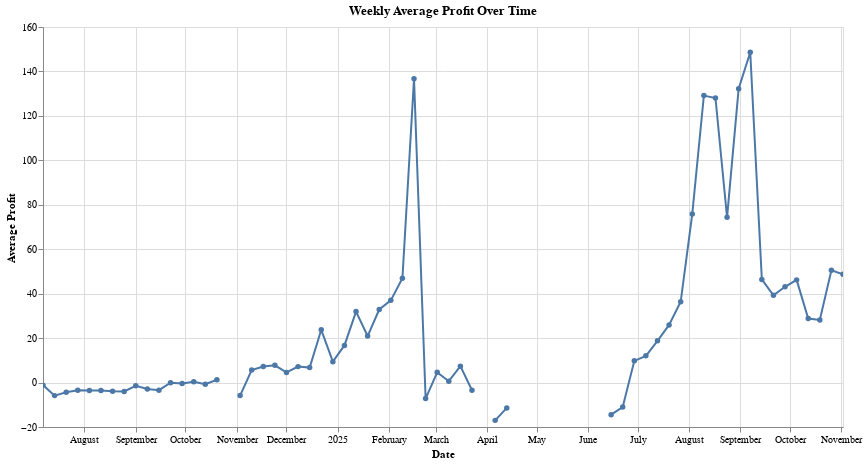

The notebook cell saved with this chart:
### Markdown cell above
### EDA

### Code cell
# Compute profit column if not already present
if 'profit' not in kw_df.columns:
    kw_df['profit'] = kw_df['Conv. value'] - kw_df['Cost']

# Resample to weekly average profit
# We reset_index() to make 'Day' a column again for Altair
weekly_profit = kw_df.set_index('Day').resample('W')['profit'].mean().reset_index()

# Create the interactive chart
chart = alt.Chart(weekly_profit).mark_line(point=True).encode(
    x=alt.X('Day', title='Date'),
    y=alt.Y('profit', title='Average Profit'),
    tooltip=[
        alt.Tooltip('Day', title='Date', format='%Y-%m-%d'),
        alt.Tooltip('profit', title='Average Profit', format='.2f')
    ]
).properties(
    title='Weekly Average Profit Over Time',
    width=800,
    height=400
).interactive()

chart

### Figure 1 — Vega-Lite specification as saved in the notebook (floating-point values rounded to 4 significant figures)
{"config": {"view": {"continuousWidth": 300, "continuousHeight": 300}}, "data": {"name": "data-9fde93fb3cbacb8f1917f505d08a2e9b"}, "mark": {"type": "line", "point": true}, "encoding": {"tooltip": [{"field": "Day", "format": "%Y-%m-%d", "title": "Date", "type": "temporal"}, {"field": "profit", "format": ".2f", "title": "Average Profit", "type": "quantitative"}], "x": {"field": "Day", "title": "Date", "type": "temporal"}, "y": {"field": "profit", "title": "Average Profit", "type": "quantitative"}}, "height": 400, "params": [{"name": "param_1e9efca18e7a2868", "select": {"type": "interval", "encodings": ["x", "y"]}, "bind": "scales"}], "title": "Weekly Average Profit Over Time", "width": 800, "$schema": "https://vega.github.io/schema/vega-lite/v6.1.0.json", "datasets": {"data-9fde93fb3cbacb8f1917f505d08a2e9b": [{"Day": "2024-07-07T00:00:00", "profit": -1.152}, {"Day": "2024-07-14T00:00:00", "profit": -5.879}, {"Day": "2024-07-21T00:00:00", "profit": -4.376}, {"Day": "2024-07-28T00:00:00", "profit": -3.488}, {"Day": "2024-08-04T00:00:00", "profit": -3.53}, {"Day": "2024-08-11T00:00:00", "profit": -3.554}, {"Day": "2024-08-18T00:00:00", "profit": -3.949}, {"Day": "2024-08-25T00:00:00", "profit": -4.01}, {"Day": "2024-09-01T00:00:00", "profit": -1.472}, {"Day": "2024-09-08T00:00:00", "profit": -2.904}, {"Day": "2024-09-15T00:00:00", "profit": -3.437}, {"Day": "2024-09-22T00:00:00", "profit": -0.09058}, {"Day": "2024-09-29T00:00:00", "profit": -0.4659}, {"Day": "2024-10-06T00:00:00", "profit": 0.3246}, {"Day": "2024-10-13T00:00:00", "profit": -0.7389}, {"Day": "2024-10-20T00:00:00", "profit": 1.286}, {"Day": "2024-10-27T00:00:00", "profit": null}, {"Day": "2024-11-03T00:00:00", "profit": -5.863}, {"Day": "2024-11-10T00:00:00", "profit": 5.615}, {"Day": "2024-11-17T00:00:00", "profit": 7.238}, {"Day": "2024-11-24T00:00:00", "profit": 7.746}, {"Day": "2024-12-01T00:00:00", "profit": 4.572}, {"Day": "2024-12-08T00:00:00", "profit": 7.171}, {"Day": "2024-12-15T00:00:00", "profit": 6.732}, {"Day": "2024-12-22T00:00:00", "profit": 23.74}, {"Day": "2024-12-29T00:00:00", "profit": 9.402}, {"Day": "2025-01-05T00:00:00", "profit": 16.71}, {"Day": "2025-01-12T00:00:00", "profit": 31.94}, {"Day": "2025-01-19T00:00:00", "profit": 20.93}, {"Day": "2025-01-26T00:00:00", "profit": 32.88}, {"Day": "2025-02-02T00:00:00", "profit": 36.99}, {"Day": "2025-02-09T00:00:00", "profit": 46.96}, {"Day": "2025-02-16T00:00:00", "profit": 136.7}, {"Day": "2025-02-23T00:00:00", "profit": -7.192}, {"Day": "2025-03-02T00:00:00", "profit": 4.601}, {"Day": "2025-03-09T00:00:00", "profit": 0.619}, {"Day": "2025-03-16T00:00:00", "profit": 7.386}, {"Day": "2025-03-23T00:00:00", "profit": -3.486}, {"Day": "2025-03-30T00:00:00", "profit": null}, {"Day": "2025-04-06T00:00:00", "profit": -17.02}, {"Day": "2025-04-13T00:00:00", "profit": -11.42}, {"Day": "2025-04-20T00:00:00", "profit": null}, {"Day": "2025-04-27T00:00:00", "profit": null}, {"Day": "2025-05-04T00:00:00", "profit": null}, {"Day": "2025-05-11T00:00:00", "profit": null}, {"Day": "2025-05-18T00:00:00", "profit": null}, {"Day": "2025-05-25T00:00:00", "profit": null}, {"Day": "2025-06-01T00:00:00", "profit": null}, {"Day": "2025-06-08T00:00:00", "profit": null}, {"Day": "2025-06-15T00:00:00", "profit": -14.44}, {"Day": "2025-06-22T00:00:00", "profit": -11.04}, {"Day": "2025-06-29T00:00:00", "profit": 9.767}, {"Day": "2025-07-06T00:00:00", "profit": 12.03}, {"Day": "2025-07-13T00:00:00", "profit": 18.77}, {"Day": "2025-07-20T00:00:00", "profit": 25.92}, {"Day": "2025-07-27T00:00:00", "profit": 36.36}, {"Day": "2025-08-03T00:00:00", "profit": 75.89}, {"Day": "2025-08-10T00:00:00", "profit": 129.1}, {"Day": "2025-08-17T00:00:00", "profit": 128.1}, {"Day": "2025-08-24T00:00:00", "profit": 74.36}, {"Day": "2025-08-31T00:00:00", "profit": 132.2}, {"Day": "2025-09-07T00:00:00", "profit": 148.6}, {"Day": "2025-09-14T00:00:00", "profit": 46.4}, {"Day": "2025-09-21T00:00:00", "profit": 39.28}, {"Day": "2025-09-28T00:00:00", "profit": 43.09}, {"Day": "2025-10-05T00:00:00", "profit": 46.21}, {"Day": "2025-10-12T00:00:00", "profit": 28.78}, {"Day": "2025-10-19T00:00:00", "profit": 28.17}, {"Day": "2025-10-26T00:00:00", "profit": 50.52}, {"Day": "2025-11-02T00:00:00", "profit": 48.74}]}}
